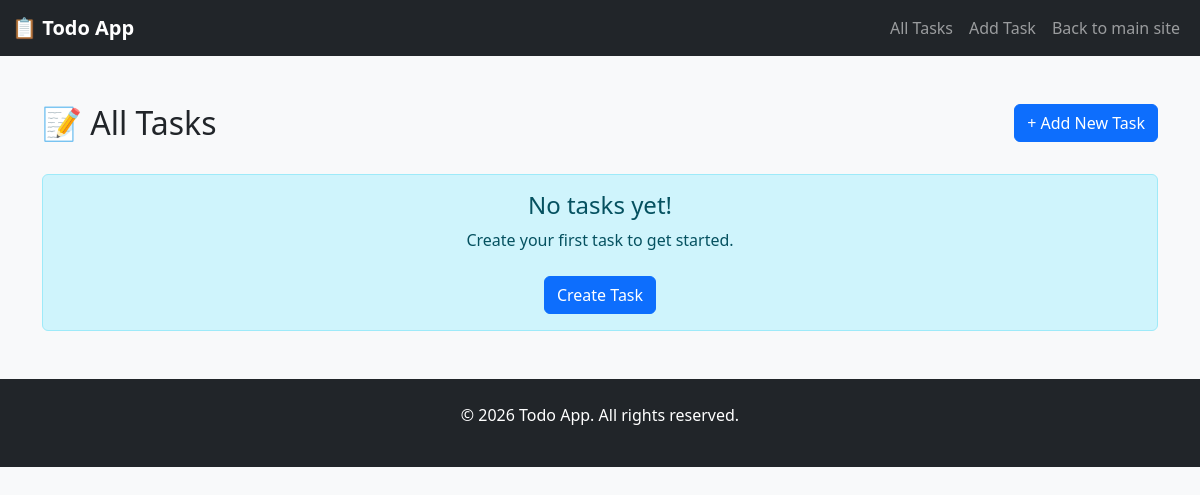
Page /todos/ on the earlier database version.
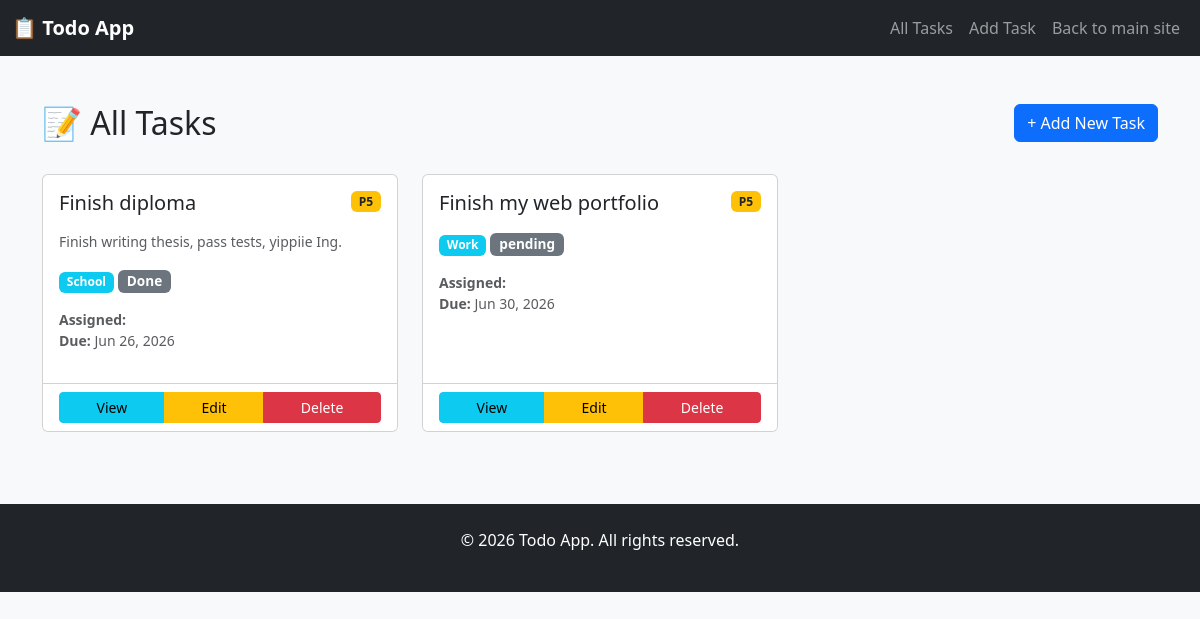
Same page on the later database version.
### todo_app/models.py (models this page shows, shortened)
class TodoItem(models.Model):
    name = models.CharField(max_length=200, blank=False)
    description = models.TextField(blank=True, null=True)
    category = models.ForeignKey(Category, on_delete=models.CASCADE, related_name="todo_items", null=True, blank=True)
    user = models.ForeignKey(settings.AUTH_USER_MODEL, on_delete=models.CASCADE, related_name="todo_items", null=True, blank=True)
    status = models.ForeignKey(TodoItemStatus, on_delete=models.CASCADE, related_name="todo_items", null=True, blank=True)
    priority = models.ForeignKey(Priority, on_delete=models.CASCADE, related_name="todo_items", null=True, blank=True)
    due_date = models.DateField(blank=True, null=True)
    created_at = models.DateTimeField(auto_now_add=True, null=True)
    updated_at = models.DateTimeField(auto_now=True, null=True)
    class Meta:
        ordering = ['-created_at']
        verbose_name_plural = "Todo Items"

class Priority(models.Model):
    level = models.IntegerField(blank=False, unique=True)
    class Meta:
        verbose_name_plural = "Priorities"

class Category(models.Model):
    name = models.CharField(max_length=200, blank=False)
    class Meta:
        verbose_name_plural = "Categories"

class TodoItemStatus(models.Model):
    name = models.CharField(max_length=200, blank=False)
    class Meta:
        verbose_name_plural = "Todo Item Statuses"

### todo_app/views.py (the view)
# urls.py: path('todos/', views.TodoListView.as_view(), name='todo_list'),
class TodoListView(ListView):
    model = TodoItem
    template_name = 'todo_app/todo_list.html'
    context_object_name = 'todos'
    paginate_by = 10

### templates/todo_app/todo_list.html (shortened to what this page needs)
{% extends 'todo_app/base.html' %}
{% load crispy_forms_tags %}
{% block content %}
<div class="row mb-4">
    <div class="col-md-8">
        <h2>📝 All Tasks</h2>
    </div>
    <div class="col-md-4 text-end">
        <a href="{% url 'todo_create' %}" class="btn btn-primary">+ Add New Task</a>
    </div>
</div>
{% if todos %}
    <div class="row">
        {% for todo in todos %}
            <div class="col-md-6 col-lg-4 mb-4">
                <div class="card todo-item h-100">
                    <div class="card-body">
                        <div class="d-flex justify-content-between align-items-start mb-2">
                            <h5 class="card-title">{{ todo.name }}</h5>
                            {% if todo.priority %}
                                <span class="badge bg-warning text-dark">P{{ todo.priority.level }}</span>
                            {% endif %}
                        </div>
                        {% if todo.description %}
                            <p class="card-text text-muted small">{{ todo.description|truncatewords:15 }}</p>
                        {% endif %}
                        <div class="mb-3">
                            {% if todo.category %}
                                <span class="badge bg-info">{{ todo.category.name }}</span>
                            {% endif %}
                            {% if todo.status %}
                                <span class="badge badge-status {% if todo.status.name == 'Finished' %}bg-success{% elif todo.status.name == 'In Progress' %}bg-warning text-dark{% else %}bg-secondary{% endif %}">
                                    {{ todo.status.name }}
                                </span>
                            {% endif %}
                        </div>
                        <div class="small text-muted mb-3">
                            {% if todo.user %}
                                <div><strong>Assigned:</strong> {{ todo.user.name }} {{ todo.user.surname }}</div>
                            {% endif %}
                            {% if todo.due_date %}
                                <div><strong>Due:</strong> {{ todo.due_date|date:"M d, Y" }}</div>
                            {% endif %}
                        </div>
                    </div>
                    <div class="card-footer bg-white">
                        <div class="btn-group w-100" role="group">
                            <a href="{% url 'todo_detail' todo.pk %}" class="btn btn-sm btn-info">View</a>
                            <a href="{% url 'todo_update' todo.pk %}" class="btn btn-sm btn-warning">Edit</a>
                            <a href="{% url 'todo_delete' todo.pk %}" class="btn btn-sm btn-danger" onclick="return confirm('Delete this task?')">Delete</a>
                        </div>
                    </div>
                </div>
            </div>
        {% endfor %}
    </div>
{% else %}
    <div class="alert alert-info text-center" role="alert">
        <h4>No tasks yet!</h4>
        <p>Create your first task to get started.</p>
        <a href="{% url 'todo_create' %}" class="btn btn-primary mt-2">Create Task</a>
    </div>
{% endif %}
{% endblock %}

### templates/todo_app/base.html (shortened to what this page needs)
{% load static %}
{% load crispy_forms_tags %}
<!DOCTYPE html>
<html lang="en">
<head>
    <link href="https://cdn.jsdelivr.net/npm/bootstrap@5.3.0/dist/css/bootstrap.min.css" rel="stylesheet">
    <link rel="stylesheet" type="text/css" href="{% static 'css/todo.css' %}">
</head>
<body>
    <nav class="navbar navbar-expand-lg navbar-dark bg-dark">
        <div class="container-fluid">
            <a class="navbar-brand" href="{% url 'todo_list' %}">📋 Todo App</a>
            <div class="collapse navbar-collapse" id="navbarNav">
                <ul class="navbar-nav ms-auto">
                    <li class="nav-item">
                        <a class="nav-link" href="{% url 'todo_list' %}">All Tasks</a>
                    </li>
                    <li class="nav-item">
                        <a class="nav-link" href="{% url 'todo_create' %}">Add Task</a>
                    </li>
                    <li>
                        <a class="nav-link" href="/">Back to main site</a>
                    </li>
                </ul>
            </div>
        </div>
    </nav>
    <main class="container mt-5">
        {% block content %}{% endblock %}
    </main>
    <footer class="bg-dark text-white text-center py-4 mt-5">
        <p>&copy; 2026 Todo App. All rights reserved.</p>
    </footer>
</body>
</html>

### static/css/todo.css (style rules this page uses)
body { background-color: #f8f9fa; }
.navbar-brand { font-weight: bold; }
.todo-item { transition: all 0.3s ease; }
.badge-status { font-size: 0.85rem; }

Differences in the rows shown:
added TodoItem: name "Finish diploma", priority.level "5", description "Finish writing thesis, pass tests, yippiie Ing.", category.name "School", status.name "Done", due_date "Jun 26, 2026"
added TodoItem: name "Finish my web portfolio", priority.level "5", category.name "Work", status.name "pending", due_date "Jun 30, 2026"
Other differences:
text no longer shown: "No tasks yet! Create your first task to get started. Create Task"
